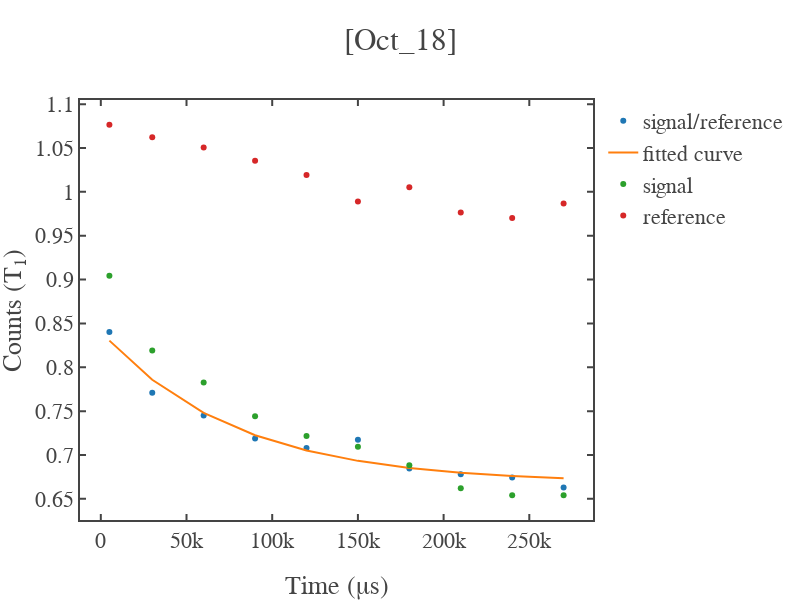

Here is the notebook cell this chart was saved with:
### Code cell
# loading the data 
load_data = dict(np.load(total_path))
time_axis,signal_photon,reference_samples,signal_samples = data_to_time_signal(load_data,samples,first=first_sig_ref)


x=time_axis[1:]
y=signal_photon[1:]
guess_parameters = np.array([0.7,1,0.5e6])  # input these paramters(serially) with your guess  
fitting_function = 'exp'   # y0+y_max*np.exp(-x/tau)
fitting_range = False   # for x-axis 

# fitting the data
x_fit,y_fit,coefficient,error_bars = fit_func(x,y,fit_range=fitting_range,func=fitting_function,guess_params=guess_parameters) 
if len(str(int(coefficient[2])))>7 or coefficient[2]<0:
    print('Fitted lifetime seems too long (more than 10ms) or negative.')
    print('If not expected for T1 exp, retry with increasing or decreasing the evolution time of the sequence.')
# plotting the data 
fig1 = simple_plot(x,y,show=False,x_name = "Time (&mu;s)",y_name = "Counts (T<sub>1</sub>)",mode='markers',title=f'{date}',curve_name='signal/reference')
fig2 = simple_plot(x_fit,y_fit,show=False,x_name = "Time (&mu;s)",y_name = "Counts (T<sub>1</sub>)",mode='lines',title=f'{date}',curve_name='fitted curve')
fig3 = simple_plot(x,signal_samples[1:],show=False,x_name = "Time (&mu;s)",y_name = "Counts (T<sub>1</sub>)",mode='markers',title=f'{date}',curve_name='signal')
fig4 = simple_plot(x,reference_samples[1:],show=False,x_name = "Time (&mu;s)",y_name = "Counts (T<sub>1</sub>)",mode='markers',title=f'{date}',curve_name='reference')

add_figures([fig1,fig2,fig3,fig4],show=True,x_name = "Time (&mu;s)",y_name = "Counts (T<sub>1</sub>)",title=f'[{date}]')

### Figure 1 — Plotly figure (JSON) as saved in the notebook; plotly's stock layout.template omitted (floating-point values rounded to 4 significant figures)
{"data": [{"mode": "markers", "name": "signal/reference", "showlegend": true, "type": "scatter", "x": [5010, 30010, 60010, 90010, 120010, 150010, 180010, 210010, 240010, 270010], "y": [0.8401, 0.771, 0.745, 0.7187, 0.7079, 0.7173, 0.6846, 0.678, 0.6742, 0.663]}, {"mode": "lines", "name": "fitted curve", "showlegend": true, "type": "scatter", "x": [5010, 30010, 60010, 90010, 120010, 150010, 180010, 210010, 240010, 270010], "y": [0.8304, 0.7858, 0.7481, 0.7225, 0.7051, 0.6933, 0.6853, 0.6798, 0.6761, 0.6736]}, {"mode": "markers", "name": "signal", "showlegend": true, "type": "scatter", "visible": true, "x": [5010, 30010, 60010, 90010, 120010, 150010, 180010, 210010, 240010, 270010], "y": [0.9044, 0.819, 0.7827, 0.7442, 0.7216, 0.7095, 0.6882, 0.6621, 0.6542, 0.6541]}, {"mode": "markers", "name": "reference", "showlegend": true, "type": "scatter", "visible": true, "x": [5010, 30010, 60010, 90010, 120010, 150010, 180010, 210010, 240010, 270010], "y": [1.077, 1.062, 1.051, 1.036, 1.019, 0.9891, 1.005, 0.9766, 0.9703, 0.9866]}], "layout": {"height": 600, "title": {"text": "[Oct_18]"}, "width": 800, "xaxis": {"autorange": true, "range": [-12150.0, 287200.0], "title": {"text": "Time (&mu;s)"}, "type": "linear"}, "yaxis": {"autorange": true, "range": [0.6259, 1.105], "title": {"text": "Counts (T<sub>1</sub>)"}, "type": "linear"}}}
